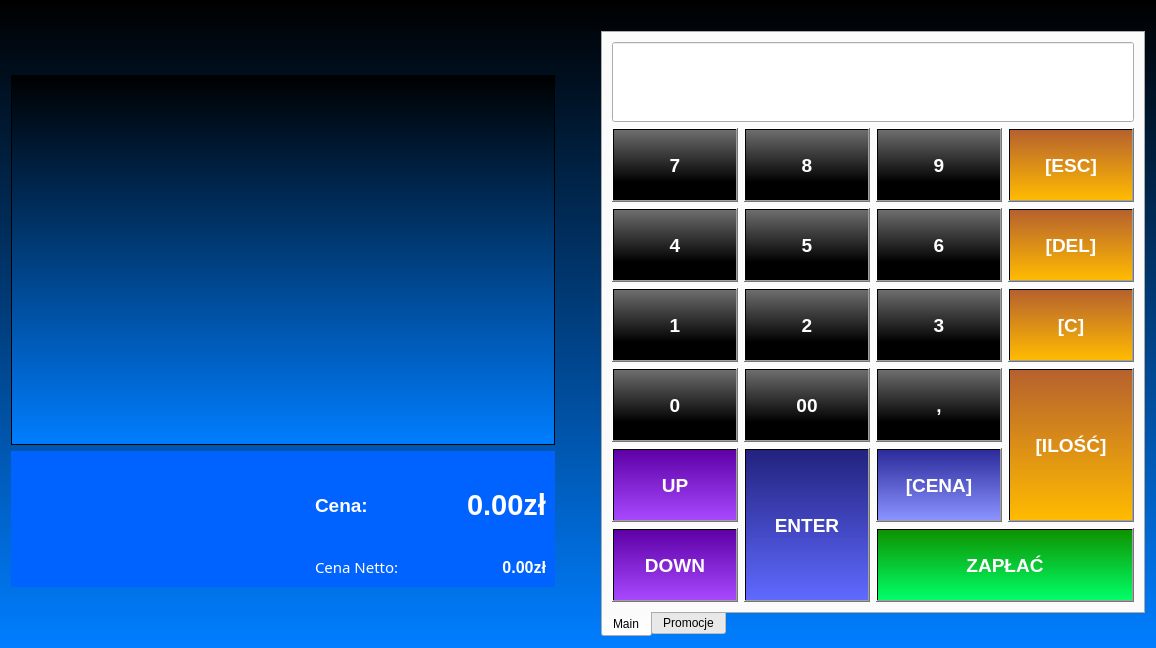
<?xml version="1.0" encoding="UTF-8"?>
<ui version="4.0">
 <class>Zakupy</class>
 <widget class="QDialog" name="Zakupy">
  <property name="geometry">
   <rect>
    <x>0</x>
    <y>0</y>
    <width>1156</width>
    <height>648</height>
   </rect>
  </property>
  <property name="windowTitle">
   <string>ShoppedOUT - Zakupy</string>
  </property>
  <property name="layoutDirection">
   <enum>Qt::LeftToRight</enum>
  </property>
  <property name="styleSheet">
   <string notr="true">#Zakupy {background-color: qlineargradient(spread:pad, x1:0, y1:0, x2:0, y2:1, stop:0 rgba(0, 0, 0, 255), stop:1 rgba(0, 126, 255, 255));}
</string>
  </property>
  <layout class="QVBoxLayout" name="verticalLayout">
   <item>
    <layout class="QHBoxLayout" name="horizontalLayout">
     <item>
      <layout class="QVBoxLayout" name="verticalLayout_2" stretch="0,0,0">
       <property name="spacing">
        <number>6</number>
       </property>
       <property name="leftMargin">
        <number>0</number>
       </property>
       <property name="topMargin">
        <number>40</number>
       </property>
       <property name="rightMargin">
        <number>20</number>
       </property>
       <property name="bottomMargin">
        <number>50</number>
       </property>
       <item>
        <widget class="QLabel" name="label_info">
         <property name="font">
          <font>
           <family>Arial</family>
           <pointsize>12</pointsize>
           <weight>75</weight>
           <bold>true</bold>
          </font>
         </property>
         <property name="styleSheet">
          <string notr="true">color: white</string>
         </property>
         <property name="text">
          <string/>
         </property>
        </widget>
       </item>
       <item>
        <widget class="QTableWidget" name="zakubyTable">
         <property name="sizePolicy">
          <sizepolicy hsizetype="Preferred" vsizetype="Expanding">
           <horstretch>0</horstretch>
           <verstretch>0</verstretch>
          </sizepolicy>
         </property>
         <property name="font">
          <font>
           <family>Arial</family>
           <pointsize>18</pointsize>
           <weight>50</weight>
           <bold>false</bold>
          </font>
         </property>
         <property name="styleSheet">
          <string notr="true">gridline-color: white; 
background-color: qlineargradient(spread:pad, x1:0, y1:0, x2:0, y2:1, stop:0 rgba(0, 0, 0, 255), stop:1 rgba(0, 126, 255, 255));
background-image: url(:/img/Img/white_40_small.png);
 background-repeat: no-repeat;
 background-position: center;
background-opacity: 153;
gridline-color:white;
color:white





</string>
         </property>
         <property name="rowCount">
          <number>0</number>
         </property>
         <property name="columnCount">
          <number>0</number>
         </property>
        </widget>
       </item>
       <item>
        <widget class="QWidget" name="widget" native="true">
         <property name="minimumSize">
          <size>
           <width>0</width>
           <height>50</height>
          </size>
         </property>
         <property name="styleSheet">
          <string notr="true">background-color: rgb(0, 98, 255);</string>
         </property>
         <layout class="QGridLayout" name="gridLayout_2">
          <item row="1" column="1">
           <widget class="QLabel" name="label_4">
            <property name="text">
             <string/>
            </property>
           </widget>
          </item>
          <item row="0" column="0">
           <widget class="QLabel" name="label_6">
            <property name="text">
             <string/>
            </property>
           </widget>
          </item>
          <item row="1" column="0">
           <widget class="QLabel" name="label">
            <property name="sizePolicy">
             <sizepolicy hsizetype="Preferred" vsizetype="Preferred">
              <horstretch>0</horstretch>
              <verstretch>0</verstretch>
             </sizepolicy>
            </property>
            <property name="minimumSize">
             <size>
              <width>0</width>
              <height>50</height>
             </size>
            </property>
            <property name="baseSize">
             <size>
              <width>0</width>
              <height>0</height>
             </size>
            </property>
            <property name="styleSheet">
             <string notr="true">border-image: url(:/img/Img/long_shoppedOUT_logo_white.png);</string>
            </property>
            <property name="text">
             <string/>
            </property>
           </widget>
          </item>
          <item row="2" column="0">
           <widget class="QLabel" name="label_5">
            <property name="text">
             <string/>
            </property>
           </widget>
          </item>
          <item row="0" column="3" rowspan="3">
           <widget class="QLabel" name="label_Brutto">
            <property name="sizePolicy">
             <sizepolicy hsizetype="Minimum" vsizetype="Preferred">
              <horstretch>0</horstretch>
              <verstretch>0</verstretch>
             </sizepolicy>
            </property>
            <property name="font">
             <font>
              <family>Arial</family>
              <pointsize>22</pointsize>
              <weight>75</weight>
              <bold>true</bold>
             </font>
            </property>
            <property name="layoutDirection">
             <enum>Qt::LeftToRight</enum>
            </property>
            <property name="styleSheet">
             <string notr="true">color:white
</string>
            </property>
            <property name="text">
             <string>0.00zł</string>
            </property>
            <property name="alignment">
             <set>Qt::AlignRight|Qt::AlignTrailing|Qt::AlignVCenter</set>
            </property>
           </widget>
          </item>
          <item row="3" column="3">
           <widget class="QLabel" name="label_netto">
            <property name="font">
             <font>
              <family>Arial</family>
              <pointsize>12</pointsize>
              <weight>75</weight>
              <bold>true</bold>
             </font>
            </property>
            <property name="styleSheet">
             <string notr="true">color:white
</string>
            </property>
            <property name="text">
             <string>0.00zł</string>
            </property>
            <property name="alignment">
             <set>Qt::AlignRight|Qt::AlignTrailing|Qt::AlignVCenter</set>
            </property>
           </widget>
          </item>
          <item row="3" column="2">
           <widget class="QLabel" name="label_7">
            <property name="font">
             <font>
              <family>FontAwesome</family>
              <pointsize>11</pointsize>
              <weight>50</weight>
              <bold>false</bold>
             </font>
            </property>
            <property name="styleSheet">
             <string notr="true">color:white</string>
            </property>
            <property name="text">
             <string>Cena Netto:</string>
            </property>
           </widget>
          </item>
          <item row="0" column="2" rowspan="3">
           <widget class="QLabel" name="label_2">
            <property name="sizePolicy">
             <sizepolicy hsizetype="Maximum" vsizetype="Minimum">
              <horstretch>0</horstretch>
              <verstretch>0</verstretch>
             </sizepolicy>
            </property>
            <property name="minimumSize">
             <size>
              <width>20</width>
              <height>0</height>
             </size>
            </property>
            <property name="font">
             <font>
              <family>Arial</family>
              <pointsize>14</pointsize>
              <weight>75</weight>
              <bold>true</bold>
             </font>
            </property>
            <property name="styleSheet">
             <string notr="true">color:white
</string>
            </property>
            <property name="text">
             <string>Cena:</string>
            </property>
           </widget>
          </item>
         </layout>
        </widget>
       </item>
      </layout>
     </item>
     <item>
      <layout class="QHBoxLayout" name="horizontalLayout_2">
       <property name="leftMargin">
        <number>20</number>
       </property>
       <property name="topMargin">
        <number>20</number>
       </property>
       <property name="rightMargin">
        <number>0</number>
       </property>
       <item>
        <widget class="QTabWidget" name="tabWidget">
         <property name="sizePolicy">
          <sizepolicy hsizetype="Preferred" vsizetype="Expanding">
           <horstretch>0</horstretch>
           <verstretch>0</verstretch>
          </sizepolicy>
         </property>
         <property name="styleSheet">
          <string notr="true">
QTabBar::tab {height: 70px; width: 120px};
background-color: qlineargradient(spread:pad, x1:0, y1:0, x2:0, y2:1, stop:0 rgba(0, 0, 0, 255), stop:1 rgba(0, 126, 255, 255));


</string>
         </property>
         <property name="tabPosition">
          <enum>QTabWidget::South</enum>
         </property>
         <property name="tabShape">
          <enum>QTabWidget::Rounded</enum>
         </property>
         <property name="currentIndex">
          <number>0</number>
         </property>
         <property name="iconSize">
          <size>
           <width>64</width>
           <height>64</height>
          </size>
         </property>
         <property name="usesScrollButtons">
          <bool>true</bool>
         </property>
         <property name="documentMode">
          <bool>false</bool>
         </property>
         <property name="tabsClosable">
          <bool>false</bool>
         </property>
         <property name="movable">
          <bool>false</bool>
         </property>
         <property name="tabBarAutoHide">
          <bool>false</bool>
         </property>
         <widget class="QWidget" name="main_tab">
          <attribute name="title">
           <string>Main</string>
          </attribute>
          <layout class="QGridLayout" name="gridLayout">
           <item row="1" column="0">
            <widget class="QPushButton" name="pushButton_nr7">
             <property name="sizePolicy">
              <sizepolicy hsizetype="Minimum" vsizetype="Preferred">
               <horstretch>0</horstretch>
               <verstretch>100</verstretch>
              </sizepolicy>
             </property>
             <property name="minimumSize">
              <size>
               <width>0</width>
               <height>70</height>
              </size>
             </property>
             <property name="baseSize">
              <size>
               <width>0</width>
               <height>0</height>
              </size>
             </property>
             <property name="font">
              <font>
               <family>Arial</family>
               <pointsize>14</pointsize>
               <weight>75</weight>
               <bold>true</bold>
              </font>
             </property>
             <property name="styleSheet">
              <string notr="true">background-color: qlineargradient(spread:pad, x1:0, y1:0, x2:0, y2:0.75, stop:0 rgba(109, 109, 109, 255), stop:1 rgba(0, 0, 0, 255));
color: white
</string>
             </property>
             <property name="text">
              <string>7</string>
             </property>
            </widget>
           </item>
           <item row="1" column="1">
            <widget class="QPushButton" name="pushButton_nr8">
             <property name="sizePolicy">
              <sizepolicy hsizetype="Minimum" vsizetype="Preferred">
               <horstretch>0</horstretch>
               <verstretch>100</verstretch>
              </sizepolicy>
             </property>
             <property name="minimumSize">
              <size>
               <width>0</width>
               <height>70</height>
              </size>
             </property>
             <property name="baseSize">
              <size>
               <width>0</width>
               <height>0</height>
              </size>
             </property>
             <property name="font">
              <font>
               <family>Arial</family>
               <pointsize>14</pointsize>
               <weight>75</weight>
               <bold>true</bold>
              </font>
             </property>
             <property name="styleSheet">
              <string notr="true">background-color: qlineargradient(spread:pad, x1:0, y1:0, x2:0, y2:0.75, stop:0 rgba(109, 109, 109, 255), stop:1 rgba(0, 0, 0, 255));
color: white
</string>
             </property>
             <property name="text">
              <string>8</string>
             </property>
            </widget>
           </item>
           <item row="1" column="3">
            <widget class="QPushButton" name="pushButton_escape">
             <property name="sizePolicy">
              <sizepolicy hsizetype="Minimum" vsizetype="Preferred">
               <horstretch>0</horstretch>
               <verstretch>100</verstretch>
              </sizepolicy>
             </property>
             <property name="minimumSize">
              <size>
               <width>0</width>
               <height>70</height>
              </size>
             </property>
             <property name="baseSize">
              <size>
               <width>0</width>
               <height>0</height>
              </size>
             </property>
             <property name="font">
              <font>
               <family>Arial</family>
               <pointsize>14</pointsize>
               <weight>75</weight>
               <bold>true</bold>
              </font>
             </property>
             <property name="styleSheet">
              <string notr="true">background-color: qlineargradient(spread:pad, x1:0, y1:1, x2:0, y2:0, stop:0 rgba(255, 187, 0, 255), stop:1 rgba(182, 97, 46, 255));
color: white
</string>
             </property>
             <property name="text">
              <string>[ESC]</string>
             </property>
            </widget>
           </item>
           <item row="1" column="2">
            <widget class="QPushButton" name="pushButton_nr9">
             <property name="sizePolicy">
              <sizepolicy hsizetype="Minimum" vsizetype="Preferred">
               <horstretch>0</horstretch>
               <verstretch>100</verstretch>
              </sizepolicy>
             </property>
             <property name="minimumSize">
              <size>
               <width>0</width>
               <height>70</height>
              </size>
             </property>
             <property name="baseSize">
              <size>
               <width>0</width>
               <height>0</height>
              </size>
             </property>
             <property name="font">
              <font>
               <family>Arial</family>
               <pointsize>14</pointsize>
               <weight>75</weight>
               <bold>true</bold>
              </font>
             </property>
             <property name="styleSheet">
              <string notr="true">background-color: qlineargradient(spread:pad, x1:0, y1:0, x2:0, y2:0.75, stop:0 rgba(109, 109, 109, 255), stop:1 rgba(0, 0, 0, 255));
color: white
</string>
             </property>
             <property name="text">
              <string>9</string>
             </property>
            </widget>
           </item>
           <item row="4" column="0">
            <widget class="QPushButton" name="pushButton_nr0">
             <property name="sizePolicy">
              <sizepolicy hsizetype="Minimum" vsizetype="Preferred">
               <horstretch>0</horstretch>
               <verstretch>100</verstretch>
              </sizepolicy>
             </property>
             <property name="minimumSize">
              <size>
               <width>0</width>
               <height>70</height>
              </size>
             </property>
             <property name="baseSize">
              <size>
               <width>0</width>
               <height>0</height>
              </size>
             </property>
             <property name="font">
              <font>
               <family>Arial</family>
               <pointsize>14</pointsize>
               <weight>75</weight>
               <bold>true</bold>
              </font>
             </property>
             <property name="styleSheet">
              <string notr="true">background-color: qlineargradient(spread:pad, x1:0, y1:0, x2:0, y2:0.75, stop:0 rgba(109, 109, 109, 255), stop:1 rgba(0, 0, 0, 255));
color:white;</string>
             </property>
             <property name="text">
              <string>0</string>
             </property>
            </widget>
           </item>
           <item row="6" column="0">
            <widget class="QPushButton" name="pushButton_down">
             <property name="sizePolicy">
              <sizepolicy hsizetype="Minimum" vsizetype="Preferred">
               <horstretch>0</horstretch>
               <verstretch>100</verstretch>
              </sizepolicy>
             </property>
             <property name="minimumSize">
              <size>
               <width>0</width>
               <height>70</height>
              </size>
             </property>
             <property name="baseSize">
              <size>
               <width>0</width>
               <height>0</height>
              </size>
             </property>
             <property name="font">
              <font>
               <family>Arial</family>
               <pointsize>14</pointsize>
               <weight>75</weight>
               <bold>true</bold>
              </font>
             </property>
             <property name="styleSheet">
              <string notr="true">background-color: qlineargradient(spread:pad, x1:0, y1:0, x2:0, y2:1, stop:0 rgba(93, 0, 165, 255), stop:1 rgba(168, 73, 255, 255));
color:white;</string>
             </property>
             <property name="text">
              <string>DOWN</string>
             </property>
            </widget>
           </item>
           <item row="5" column="0">
            <widget class="QPushButton" name="pushButton_up">
             <property name="sizePolicy">
              <sizepolicy hsizetype="Minimum" vsizetype="Preferred">
               <horstretch>0</horstretch>
               <verstretch>100</verstretch>
              </sizepolicy>
             </property>
             <property name="minimumSize">
              <size>
               <width>0</width>
               <height>70</height>
              </size>
             </property>
             <property name="baseSize">
              <size>
               <width>0</width>
               <height>0</height>
              </size>
             </property>
             <property name="font">
              <font>
               <family>Arial</family>
               <pointsize>14</pointsize>
               <weight>75</weight>
               <bold>true</bold>
              </font>
             </property>
             <property name="styleSheet">
              <string notr="true">background-color: qlineargradient(spread:pad, x1:0, y1:0, x2:0, y2:1, stop:0 rgba(93, 0, 165, 255), stop:1 rgba(168, 73, 255, 255));
color:white;</string>
             </property>
             <property name="text">
              <string>UP</string>
             </property>
            </widget>
           </item>
           <item row="3" column="0">
            <widget class="QPushButton" name="pushButton_nr1">
             <property name="sizePolicy">
              <sizepolicy hsizetype="Minimum" vsizetype="Preferred">
               <horstretch>0</horstretch>
               <verstretch>100</verstretch>
              </sizepolicy>
             </property>
             <property name="minimumSize">
              <size>
               <width>0</width>
               <height>70</height>
              </size>
             </property>
             <property name="baseSize">
              <size>
               <width>0</width>
               <height>0</height>
              </size>
             </property>
             <property name="font">
              <font>
               <family>Arial</family>
               <pointsize>14</pointsize>
               <weight>75</weight>
               <bold>true</bold>
              </font>
             </property>
             <property name="styleSheet">
              <string notr="true">background-color: qlineargradient(spread:pad, x1:0, y1:0, x2:0, y2:0.75, stop:0 rgba(109, 109, 109, 255), stop:1 rgba(0, 0, 0, 255));
color:white;</string>
             </property>
             <property name="text">
              <string>1</string>
             </property>
            </widget>
           </item>
           <item row="3" column="2">
            <widget class="QPushButton" name="pushButton_nr3">
             <property name="sizePolicy">
              <sizepolicy hsizetype="Minimum" vsizetype="Preferred">
               <horstretch>0</horstretch>
               <verstretch>100</verstretch>
              </sizepolicy>
             </property>
             <property name="minimumSize">
              <size>
               <width>0</width>
               <height>70</height>
              </size>
             </property>
             <property name="baseSize">
              <size>
               <width>0</width>
               <height>0</height>
              </size>
             </property>
             <property name="font">
              <font>
               <family>Arial</family>
               <pointsize>14</pointsize>
               <weight>75</weight>
               <bold>true</bold>
              </font>
             </property>
             <property name="styleSheet">
              <string notr="true">background-color: qlineargradient(spread:pad, x1:0, y1:0, x2:0, y2:0.75, stop:0 rgba(109, 109, 109, 255), stop:1 rgba(0, 0, 0, 255));
color:white;</string>
             </property>
             <property name="text">
              <string>3</string>
             </property>
            </widget>
           </item>
           <item row="3" column="1">
            <widget class="QPushButton" name="pushButton_nr2">
             <property name="sizePolicy">
              <sizepolicy hsizetype="Minimum" vsizetype="Preferred">
               <horstretch>0</horstretch>
               <verstretch>100</verstretch>
              </sizepolicy>
             </property>
             <property name="minimumSize">
              <size>
               <width>0</width>
               <height>70</height>
              </size>
             </property>
             <property name="baseSize">
              <size>
               <width>0</width>
               <height>0</height>
              </size>
             </property>
             <property name="font">
              <font>
               <family>Arial</family>
               <pointsize>14</pointsize>
               <weight>75</weight>
               <bold>true</bold>
              </font>
             </property>
             <property name="styleSheet">
              <string notr="true">background-color: qlineargradient(spread:pad, x1:0, y1:0, x2:0, y2:0.75, stop:0 rgba(109, 109, 109, 255), stop:1 rgba(0, 0, 0, 255));
color:white;</string>
             </property>
             <property name="text">
              <string>2</string>
             </property>
            </widget>
           </item>
           <item row="2" column="1">
            <widget class="QPushButton" name="pushButton_nr5">
             <property name="sizePolicy">
              <sizepolicy hsizetype="Minimum" vsizetype="Preferred">
               <horstretch>0</horstretch>
               <verstretch>100</verstretch>
              </sizepolicy>
             </property>
             <property name="minimumSize">
              <size>
               <width>0</width>
               <height>70</height>
              </size>
             </property>
             <property name="baseSize">
              <size>
               <width>0</width>
               <height>0</height>
              </size>
             </property>
             <property name="font">
              <font>
               <family>Arial</family>
               <pointsize>14</pointsize>
               <weight>75</weight>
               <bold>true</bold>
              </font>
             </property>
             <property name="styleSheet">
              <string notr="true">background-color: qlineargradient(spread:pad, x1:0, y1:0, x2:0, y2:0.75, stop:0 rgba(109, 109, 109, 255), stop:1 rgba(0, 0, 0, 255));
color:white;</string>
             </property>
             <property name="text">
              <string>5</string>
             </property>
            </widget>
           </item>
           <item row="2" column="3">
            <widget class="QPushButton" name="pushButton_delete">
             <property name="sizePolicy">
              <sizepolicy hsizetype="Minimum" vsizetype="Preferred">
               <horstretch>0</horstretch>
               <verstretch>100</verstretch>
              </sizepolicy>
             </property>
             <property name="minimumSize">
              <size>
               <width>0</width>
               <height>70</height>
              </size>
             </property>
             <property name="baseSize">
              <size>
               <width>0</width>
               <height>0</height>
              </size>
             </property>
             <property name="font">
              <font>
               <family>Arial</family>
               <pointsize>14</pointsize>
               <weight>75</weight>
               <bold>true</bold>
              </font>
             </property>
             <property name="styleSheet">
              <string notr="true">background-color: qlineargradient(spread:pad, x1:0, y1:1, x2:0, y2:0, stop:0 rgba(255, 187, 0, 255), stop:1 rgba(182, 97, 46, 255));
color:white;</string>
             </property>
             <property name="text">
              <string>[DEL]</string>
             </property>
            </widget>
           </item>
           <item row="2" column="2">
            <widget class="QPushButton" name="pushButton_nr6">
             <property name="sizePolicy">
              <sizepolicy hsizetype="Minimum" vsizetype="Preferred">
               <horstretch>0</horstretch>
               <verstretch>100</verstretch>
              </sizepolicy>
             </property>
             <property name="minimumSize">
              <size>
               <width>0</width>
               <height>70</height>
              </size>
             </property>
             <property name="baseSize">
              <size>
               <width>0</width>
               <height>0</height>
              </size>
             </property>
             <property name="font">
              <font>
               <family>Arial</family>
               <pointsize>14</pointsize>
               <weight>75</weight>
               <bold>true</bold>
              </font>
             </property>
             <property name="styleSheet">
              <string notr="true">background-color: qlineargradient(spread:pad, x1:0, y1:0, x2:0, y2:0.75, stop:0 rgba(109, 109, 109, 255), stop:1 rgba(0, 0, 0, 255));
color:white;</string>
             </property>
             <property name="text">
              <string>6</string>
             </property>
            </widget>
           </item>
           <item row="3" column="3">
            <widget class="QPushButton" name="pushButton_clear">
             <property name="sizePolicy">
              <sizepolicy hsizetype="Minimum" vsizetype="Preferred">
               <horstretch>0</horstretch>
               <verstretch>100</verstretch>
              </sizepolicy>
             </property>
             <property name="minimumSize">
              <size>
               <width>0</width>
               <height>70</height>
              </size>
             </property>
             <property name="baseSize">
              <size>
               <width>0</width>
               <height>0</height>
              </size>
             </property>
             <property name="font">
              <font>
               <family>Arial</family>
               <pointsize>14</pointsize>
               <weight>75</weight>
               <bold>true</bold>
              </font>
             </property>
             <property name="styleSheet">
              <string notr="true">background-color: qlineargradient(spread:pad, x1:0, y1:1, x2:0, y2:0, stop:0 rgba(255, 187, 0, 255), stop:1 rgba(182, 97, 46, 255));
color:white;</string>
             </property>
             <property name="text">
              <string>[C]</string>
             </property>
            </widget>
           </item>
           <item row="2" column="0">
            <widget class="QPushButton" name="pushButton_nr4">
             <property name="sizePolicy">
              <sizepolicy hsizetype="Minimum" vsizetype="Preferred">
               <horstretch>0</horstretch>
               <verstretch>100</verstretch>
              </sizepolicy>
             </property>
             <property name="minimumSize">
              <size>
               <width>0</width>
               <height>70</height>
              </size>
             </property>
             <property name="baseSize">
              <size>
               <width>0</width>
               <height>0</height>
              </size>
             </property>
             <property name="font">
              <font>
               <family>Arial</family>
               <pointsize>14</pointsize>
               <weight>75</weight>
               <bold>true</bold>
              </font>
             </property>
             <property name="styleSheet">
              <string notr="true">background-color: qlineargradient(spread:pad, x1:0, y1:0, x2:0, y2:0.75, stop:0 rgba(109, 109, 109, 255), stop:1 rgba(0, 0, 0, 255));
color:white;</string>
             </property>
             <property name="text">
              <string>4</string>
             </property>
            </widget>
           </item>
           <item row="4" column="1">
            <widget class="QPushButton" name="pushButton_nr00">
             <property name="sizePolicy">
              <sizepolicy hsizetype="Minimum" vsizetype="Preferred">
               <horstretch>0</horstretch>
               <verstretch>100</verstretch>
              </sizepolicy>
             </property>
             <property name="minimumSize">
              <size>
               <width>0</width>
               <height>70</height>
              </size>
             </property>
             <property name="baseSize">
              <size>
               <width>0</width>
               <height>0</height>
              </size>
             </property>
             <property name="font">
              <font>
               <family>Arial</family>
               <pointsize>14</pointsize>
               <weight>75</weight>
               <bold>true</bold>
              </font>
             </property>
             <property name="styleSheet">
              <string notr="true">background-color: qlineargradient(spread:pad, x1:0, y1:0, x2:0, y2:0.75, stop:0 rgba(109, 109, 109, 255), stop:1 rgba(0, 0, 0, 255));
color:white;</string>
             </property>
             <property name="text">
              <string>00</string>
             </property>
            </widget>
           </item>
           <item row="0" column="0" colspan="4">
            <widget class="QLineEdit" name="codeNumber">
             <property name="minimumSize">
              <size>
               <width>0</width>
               <height>80</height>
              </size>
             </property>
             <property name="font">
              <font>
               <family>Arial</family>
               <pointsize>36</pointsize>
               <weight>75</weight>
               <bold>true</bold>
              </font>
             </property>
             <property name="styleSheet">
              <string notr="true">color:white</string>
             </property>
             <property name="inputMethodHints">
              <set>Qt::ImhDigitsOnly|Qt::ImhFormattedNumbersOnly</set>
             </property>
             <property name="maxLength">
              <number>20</number>
             </property>
            </widget>
           </item>
           <item row="5" column="2">
            <widget class="QPushButton" name="pushButton_cena">
             <property name="sizePolicy">
              <sizepolicy hsizetype="Minimum" vsizetype="Preferred">
               <horstretch>0</horstretch>
               <verstretch>100</verstretch>
              </sizepolicy>
             </property>
             <property name="minimumSize">
              <size>
               <width>0</width>
               <height>70</height>
              </size>
             </property>
             <property name="baseSize">
              <size>
               <width>0</width>
               <height>0</height>
              </size>
             </property>
             <property name="font">
              <font>
               <family>Arial</family>
               <pointsize>14</pointsize>
               <weight>75</weight>
               <bold>true</bold>
              </font>
             </property>
             <property name="styleSheet">
              <string notr="true">background-color: qlineargradient(spread:pad, x1:0, y1:0, x2:0, y2:1, stop:0 rgba(44, 43, 156, 255), stop:1 rgba(138, 147, 255, 255));
color:white;</string>
             </property>
             <property name="text">
              <string>[CENA]</string>
             </property>
            </widget>
           </item>
           <item row="4" column="2">
            <widget class="QPushButton" name="pushButton_przecinek">
             <property name="sizePolicy">
              <sizepolicy hsizetype="Minimum" vsizetype="Preferred">
               <horstretch>0</horstretch>
               <verstretch>100</verstretch>
              </sizepolicy>
             </property>
             <property name="minimumSize">
              <size>
               <width>0</width>
               <height>70</height>
              </size>
             </property>
             <property name="baseSize">
              <size>
               <width>0</width>
               <height>0</height>
              </size>
             </property>
             <property name="font">
              <font>
               <family>Arial</family>
               <pointsize>14</pointsize>
               <weight>75</weight>
               <bold>true</bold>
              </font>
             </property>
             <property name="styleSheet">
              <string notr="true">background-color: qlineargradient(spread:pad, x1:0, y1:0, x2:0, y2:0.75, stop:0 rgba(109, 109, 109, 255), stop:1 rgba(0, 0, 0, 255));
color:white;</string>
             </property>
             <property name="text">
              <string>,</string>
             </property>
            </widget>
           </item>
           <item row="6" column="2" colspan="2">
            <widget class="QPushButton" name="pushButton_zaplac">
             <property name="sizePolicy">
              <sizepolicy hsizetype="Minimum" vsizetype="Preferred">
               <horstretch>0</horstretch>
               <verstretch>100</verstretch>
              </sizepolicy>
             </property>
             <property name="minimumSize">
              <size>
               <width>0</width>
               <height>70</height>
              </size>
             </property>
             <property name="baseSize">
              <size>
               <width>0</width>
               <height>0</height>
              </size>
             </property>
             <property name="font">
              <font>
               <family>Arial</family>
               <pointsize>14</pointsize>
               <weight>75</weight>
               <bold>true</bold>
              </font>
             </property>
             <property name="styleSheet">
              <string notr="true">background-color: qlineargradient(spread:pad, x1:0, y1:0, x2:0, y2:1, stop:0 rgba(14, 146, 0, 255), stop:1 rgba(0, 255, 104, 255));
color:white;</string>
             </property>
             <property name="text">
              <string>ZAPŁAĆ</string>
             </property>
            </widget>
           </item>
           <item row="5" column="1" rowspan="2">
            <widget class="QPushButton" name="pushButton_enter">
             <property name="sizePolicy">
              <sizepolicy hsizetype="Minimum" vsizetype="Preferred">
               <horstretch>0</horstretch>
               <verstretch>100</verstretch>
              </sizepolicy>
             </property>
             <property name="minimumSize">
              <size>
               <width>0</width>
               <height>70</height>
              </size>
             </property>
             <property name="baseSize">
              <size>
               <width>0</width>
               <height>0</height>
              </size>
             </property>
             <property name="font">
              <font>
               <family>Arial</family>
               <pointsize>14</pointsize>
               <weight>75</weight>
               <bold>true</bold>
              </font>
             </property>
             <property name="styleSheet">
              <string notr="true">background-color: qlineargradient(spread:pad, x1:0, y1:0, x2:0, y2:1, stop:0 rgba(44, 43, 156, 255), stop:1 rgba(138, 147, 255, 255));
background-color: qlineargradient(spread:pad, x1:0, y1:0, x2:0, y2:1, stop:0 rgba(35, 34, 126, 255), stop:1 rgba(95, 106, 255, 255));
color:white;</string>
             </property>
             <property name="text">
              <string>ENTER</string>
             </property>
            </widget>
           </item>
           <item row="4" column="3" rowspan="2">
            <widget class="QPushButton" name="pushButton_ilosc">
             <property name="sizePolicy">
              <sizepolicy hsizetype="Minimum" vsizetype="Preferred">
               <horstretch>0</horstretch>
               <verstretch>100</verstretch>
              </sizepolicy>
             </property>
             <property name="minimumSize">
              <size>
               <width>0</width>
               <height>70</height>
              </size>
             </property>
             <property name="baseSize">
              <size>
               <width>0</width>
               <height>0</height>
              </size>
             </property>
             <property name="font">
              <font>
               <family>Arial</family>
               <pointsize>14</pointsize>
               <weight>75</weight>
               <bold>true</bold>
              </font>
             </property>
             <property name="styleSheet">
              <string notr="true">background-color: qlineargradient(spread:pad, x1:0, y1:1, x2:0, y2:0, stop:0 rgba(255, 187, 0, 255), stop:1 rgba(182, 97, 46, 255));
color:white;</string>
             </property>
             <property name="text">
              <string>[ILOŚĆ]</string>
             </property>
            </widget>
           </item>
          </layout>
         </widget>
         <widget class="QWidget" name="promocje_tab">
          <attribute name="title">
           <string>Promocje</string>
          </attribute>
          <layout class="QGridLayout" name="gridLayout_3"/>
         </widget>
        </widget>
       </item>
      </layout>
     </item>
    </layout>
   </item>
  </layout>
 </widget>
 <resources/>
 <connections/>
</ui>
